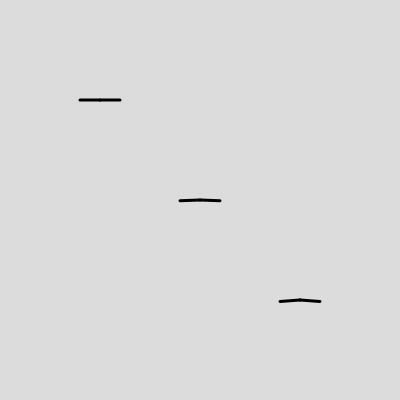
Frame 1 (no input)
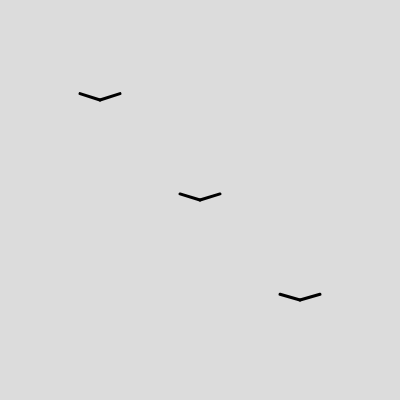
Frame 60 (no input)
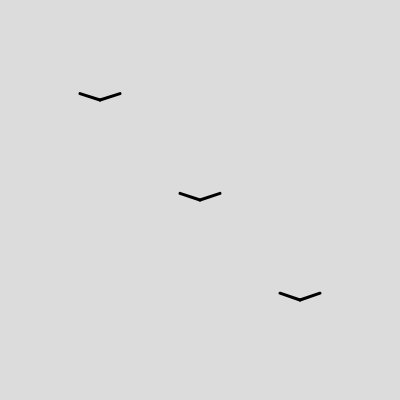
Frame 120 (the mouse pressed at the canvas centre since frame 60)

The p5.js sketch that drew these frames (run headless with seeded random() and noise() and a simulated clock; from frame 60 on, the mouse is pressed at the canvas centre):

// p5.js sketch
// ── sketch.js
let angle = 0;
let speed = 0.1;
let l_wing_y_pos;
let r_wing_y_pos;
let wing_amplitude = 7;
let frame = 0;

let x1 = 100;
let y1 = 100;

let x2 = 200;
let y2 = 200;

let x3 = 300;
let y3 = 300;

function setup() {
  createCanvas(400, 400);
  angleMode(RADIANS);
  strokeWeight(3);
}

function bird(start_X, start_Y) {
  r_wing_y_pos = sin(angle) * wing_amplitude + start_Y;
  l_wing_y_pos = sin(angle) * wing_amplitude + start_Y;

  line(start_X, start_Y, start_X - 20, l_wing_y_pos);
  line(start_X, start_Y, start_X + 20, r_wing_y_pos);

  angle += speed;
}

function randomizePositions() {
  x1 = random(400);
  y1 = random(400);

  x2 = random(400);
  y2 = random(400);

  x3 = random(400);
  y3 = random(400);
}

function draw() {
  background(220);

  bird(x1, y1);
  bird(x2, y2);
  bird(x3, y3);

  if (frameCount % 180 == 0) {
    randomizePositions();
  }
}
